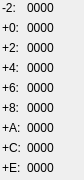
<?xml version="1.0" encoding="UTF-8"?>
<ui version="4.0">
 <class>FormDbgStack</class>
 <widget class="QWidget" name="FormDbgStack">
  <property name="geometry">
   <rect>
    <x>0</x>
    <y>0</y>
    <width>84</width>
    <height>180</height>
   </rect>
  </property>
  <property name="windowTitle">
   <string>Form</string>
  </property>
  <layout class="QVBoxLayout" name="verticalLayout">
   <property name="leftMargin">
    <number>2</number>
   </property>
   <property name="topMargin">
    <number>1</number>
   </property>
   <property name="rightMargin">
    <number>2</number>
   </property>
   <property name="bottomMargin">
    <number>5</number>
   </property>
   <item>
    <layout class="QFormLayout" name="formLayout">
     <item row="0" column="0">
      <widget class="QLabel" name="label_5">
       <property name="text">
        <string>-2:</string>
       </property>
      </widget>
     </item>
     <item row="0" column="1">
      <widget class="QLabel" name="labSPm2">
       <property name="text">
        <string>0000</string>
       </property>
      </widget>
     </item>
     <item row="1" column="0">
      <widget class="QLabel" name="label">
       <property name="text">
        <string>+0:</string>
       </property>
      </widget>
     </item>
     <item row="1" column="1">
      <widget class="QLabel" name="labSP">
       <property name="text">
        <string>0000</string>
       </property>
      </widget>
     </item>
     <item row="2" column="0">
      <widget class="QLabel" name="label_2">
       <property name="text">
        <string>+2:</string>
       </property>
      </widget>
     </item>
     <item row="2" column="1">
      <widget class="QLabel" name="labSP2">
       <property name="text">
        <string>0000</string>
       </property>
      </widget>
     </item>
     <item row="3" column="0">
      <widget class="QLabel" name="label_3">
       <property name="text">
        <string>+4:</string>
       </property>
      </widget>
     </item>
     <item row="3" column="1">
      <widget class="QLabel" name="labSP4">
       <property name="text">
        <string>0000</string>
       </property>
      </widget>
     </item>
     <item row="4" column="0">
      <widget class="QLabel" name="label_4">
       <property name="text">
        <string>+6:</string>
       </property>
      </widget>
     </item>
     <item row="4" column="1">
      <widget class="QLabel" name="labSP6">
       <property name="text">
        <string>0000</string>
       </property>
      </widget>
     </item>
     <item row="5" column="0">
      <widget class="QLabel" name="label_6">
       <property name="text">
        <string>+8:</string>
       </property>
      </widget>
     </item>
     <item row="5" column="1">
      <widget class="QLabel" name="labSP8">
       <property name="text">
        <string>0000</string>
       </property>
      </widget>
     </item>
     <item row="6" column="0">
      <widget class="QLabel" name="label_7">
       <property name="text">
        <string>+A:</string>
       </property>
      </widget>
     </item>
     <item row="6" column="1">
      <widget class="QLabel" name="labSP10">
       <property name="text">
        <string>0000</string>
       </property>
      </widget>
     </item>
     <item row="7" column="0">
      <widget class="QLabel" name="label_8">
       <property name="text">
        <string>+C:</string>
       </property>
      </widget>
     </item>
     <item row="7" column="1">
      <widget class="QLabel" name="labSP12">
       <property name="text">
        <string>0000</string>
       </property>
      </widget>
     </item>
     <item row="8" column="0">
      <widget class="QLabel" name="label_9">
       <property name="text">
        <string>+E:</string>
       </property>
      </widget>
     </item>
     <item row="8" column="1">
      <widget class="QLabel" name="labSP14">
       <property name="text">
        <string>0000</string>
       </property>
      </widget>
     </item>
    </layout>
   </item>
   <item>
    <spacer name="verticalSpacerStack">
     <property name="orientation">
      <enum>Qt::Vertical</enum>
     </property>
     <property name="sizeHint" stdset="0">
      <size>
       <width>20</width>
       <height>20</height>
      </size>
     </property>
    </spacer>
   </item>
  </layout>
 </widget>
 <resources/>
 <connections/>
</ui>
